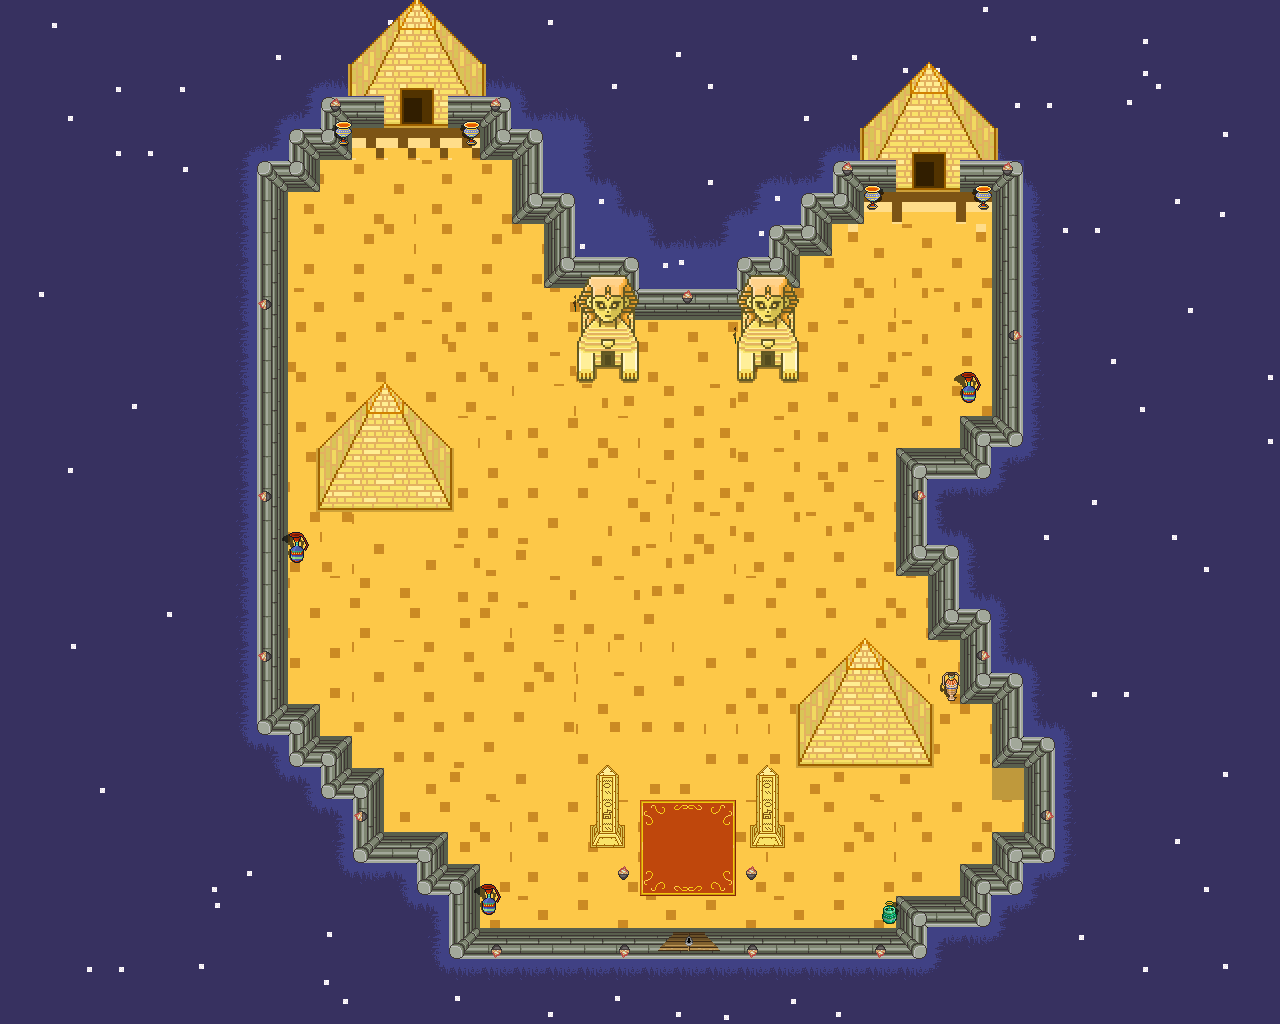

The image is a tile-based game level rendered from a .tmx file. Its description and source (layers, tilesets, objects; grid data summarised) follow:
An orthogonal 40x32 tile map with 32x32 px tiles, 5 tile layers (Fundo est, Piso, Fundo, Porta, ...), 10 tilesets and 58 objects (50x Parede, 2x 4, 2x 5, Porta_V, Porta_VI, ...).

<map version="1.10" tiledversion="1.10.2" orientation="orthogonal" renderorder="right-down" width="40" height="32" tilewidth="32" tileheight="32" infinite="0" nextlayerid="12" nextobjectid="85">
 <tileset firstgid="1" source="tileset_complet.tsx" />
 <tileset firstgid="82" source="Fundo.tsx" />
 <tileset firstgid="134" source="tileset_complet_anm.tsx" />
 <tileset firstgid="215" source="Fundo_anm.tsx" />
 <tileset firstgid="267" source="tileset_desert5.tsx" />
 <tileset firstgid="1867" source="tileset_desert1.tsx" />
 <tileset firstgid="1883" source="tileset_desert4.tsx" />
 <tileset firstgid="1899" source="tileset_desert3.tsx" />
 <tileset firstgid="1963" source="tileset_desert2.tsx" />
 <tileset firstgid="2027" source="tileset_desert6.tsx" />
 <objectgroup id="5" name="Paredes">
  <object id="1" name="Parede" x="320" y="96" width="192" height="32">
   <properties>
    <property name="Collision" type="bool" value="true" />
   </properties>
  </object>
  <object id="2" name="Parede" x="480" y="128" width="64" height="32">
   <properties>
    <property name="Collision" type="bool" value="true" />
   </properties>
  </object>
  <object id="3" name="Parede" x="512" y="160" width="32" height="64">
   <properties>
    <property name="Collision" type="bool" value="true" />
   </properties>
  </object>
  <object id="4" name="Parede" x="544" y="192" width="32" height="96">
   <properties>
    <property name="Collision" type="bool" value="true" />
   </properties>
  </object>
  <object id="5" name="Parede" x="576" y="256" width="64" height="32">
   <properties>
    <property name="Collision" type="bool" value="true" />
   </properties>
  </object>
  <object id="6" name="Parede" x="608" y="288" width="160" height="32">
   <properties>
    <property name="Collision" type="bool" value="true" />
   </properties>
  </object>
  <object id="7" name="Parede" x="736" y="256" width="64" height="32">
   <properties>
    <property name="Collision" type="bool" value="true" />
   </properties>
  </object>
  <object id="8" name="Parede" x="768" y="224" width="64" height="32">
   <properties>
    <property name="Collision" type="bool" value="true" />
   </properties>
  </object>
  <object id="9" name="Parede" x="800" y="192" width="64" height="32">
   <properties>
    <property name="Collision" type="bool" value="true" />
   </properties>
  </object>
  <object id="10" name="Parede" x="832" y="160" width="160" height="32">
   <properties>
    <property name="Collision" type="bool" value="true" />
   </properties>
  </object>
  <object id="11" name="Parede" x="992" y="158.667" width="32" height="65.3333">
   <properties>
    <property name="Collision" type="bool" value="true" />
   </properties>
  </object>
  <object id="12" name="Parede" x="992" y="224" width="32" height="224">
   <properties>
    <property name="Collision" type="bool" value="true" />
   </properties>
  </object>
  <object id="13" name="Parede" x="960" y="416" width="32" height="64">
   <properties>
    <property name="Collision" type="bool" value="true" />
   </properties>
  </object>
  <object id="14" name="Parede" x="896" y="448" width="64" height="32">
   <properties>
    <property name="Collision" type="bool" value="true" />
   </properties>
  </object>
  <object id="15" name="Parede" x="896" y="480" width="32" height="96">
   <properties>
    <property name="Collision" type="bool" value="true" />
   </properties>
  </object>
  <object id="16" name="Parede" x="928" y="544" width="32" height="96">
   <properties>
    <property name="Collision" type="bool" value="true" />
   </properties>
  </object>
  <object id="18" name="Parede" x="960" y="608" width="32" height="96">
   <properties>
    <property name="Collision" type="bool" value="true" />
   </properties>
  </object>
  <object id="19" name="Parede" x="992" y="672" width="32" height="96">
   <properties>
    <property name="Collision" type="bool" value="true" />
   </properties>
  </object>
  <object id="20" name="Parede" x="1024" y="736" width="32" height="128">
   <properties>
    <property name="Collision" type="bool" value="true" />
   </properties>
  </object>
  <object id="21" name="Parede" x="992" y="832" width="32" height="64">
   <properties>
    <property name="Collision" type="bool" value="true" />
   </properties>
  </object>
  <object id="22" name="Parede" x="960" y="864" width="32" height="64">
   <properties>
    <property name="Collision" type="bool" value="true" />
   </properties>
  </object>
  <object id="23" name="Parede" x="896" y="896" width="64" height="32">
   <properties>
    <property name="Collision" type="bool" value="true" />
   </properties>
  </object>
  <object id="24" name="Parede" x="448" y="928" width="480" height="32">
   <properties>
    <property name="Collision" type="bool" value="true" />
   </properties>
  </object>
  <object id="25" name="Parede" x="448" y="864" width="32" height="64">
   <properties>
    <property name="Collision" type="bool" value="true" />
   </properties>
  </object>
  <object id="26" name="Parede" x="416" y="832" width="32" height="64">
   <properties>
    <property name="Collision" type="bool" value="true" />
   </properties>
  </object>
  <object id="27" name="Parede" x="352" y="832" width="64" height="32">
   <properties>
    <property name="Collision" type="bool" value="true" />
   </properties>
  </object>
  <object id="28" name="Parede" x="352" y="768" width="32" height="64">
   <properties>
    <property name="Collision" type="bool" value="true" />
   </properties>
  </object>
  <object id="29" name="Parede" x="320" y="736" width="32" height="64">
   <properties>
    <property name="Collision" type="bool" value="true" />
   </properties>
  </object>
  <object id="30" name="Parede" x="288" y="704" width="32" height="64">
   <properties>
    <property name="Collision" type="bool" value="true" />
   </properties>
  </object>
  <object id="31" name="Parede" x="256" y="160" width="32" height="576">
   <properties>
    <property name="Collision" type="bool" value="true" />
   </properties>
  </object>
  <object id="32" name="Parede" x="288" y="128" width="32" height="64">
   <properties>
    <property name="Collision" type="bool" value="true" />
   </properties>
  </object>
  <object id="42" name="Parede" x="384" y="192" width="32" height="64">
   <properties>
    <property name="Collision" type="bool" value="true" />
   </properties>
  </object>
  <object id="43" name="Parede" x="896" y="256" width="32" height="64">
   <properties>
    <property name="Collision" type="bool" value="true" />
   </properties>
  </object>
  <object id="63" name="Parede" x="320" y="448" width="128" height="64">
   <properties>
    <property name="Collision" type="bool" value="true" />
   </properties>
  </object>
  <object id="67" name="Parede" x="800" y="640" width="128" height="128">
   <properties>
    <property name="Collision" type="bool" value="true" />
   </properties>
  </object>
  </objectgroup>
 <objectgroup id="6" name="Portas">
  <!-- 3 objects omitted --></objectgroup>
 <objectgroup id="7" name="Pontos">
  <!-- 3 objects omitted --></objectgroup>
 <objectgroup id="8" name="Inimigos">
  <!-- 2 objects omitted --></objectgroup>
 <layer id="9" name="Fundo est" width="40" height="32">
  <data>[1280 cells, 1280 non-empty, 1 distinct tile ids]</data>
 </layer>
 <layer id="1" name="Piso" width="40" height="32">
  <data>[1280 cells, 1280 non-empty, 86 distinct tile ids]</data>
 </layer>
 <layer id="2" name="Fundo" width="40" height="32">
  <data>[1280 cells, 285 non-empty, 51 distinct tile ids]</data>
 </layer>
 <layer id="3" name="Porta" width="40" height="32">
  <data>[1280 cells, 120 non-empty, 63 distinct tile ids]</data>
 </layer>
 <layer id="4" name="Tocha" width="40" height="32">
  <data>[1280 cells, 20 non-empty, 2 distinct tile ids]</data>
 </layer>
</map>
<!-- 23 of 58 objects omitted -->
